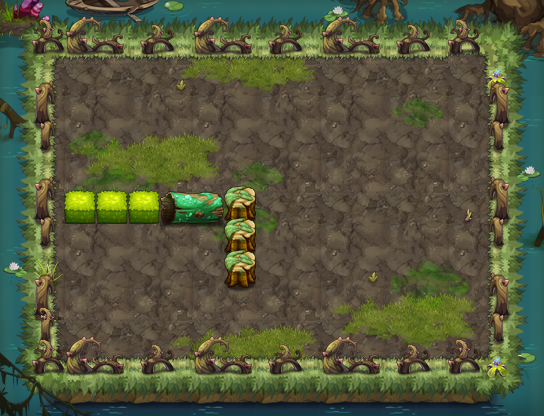

This is a level from a 2D game, rendered from its Tiled map with the project's own tilesets. A one-line summary and the map file follow, with tile-layer data summarised:
An orthogonal 17x13 tile map with 32x32 px tiles, 13 tile layers (PASS, 块层 10, 块层 11, 块层 12, ...) and 12 objects (8x TRAP, 3x srh3, PLAYER).

<map version="1.0" orientation="orthogonal" width="17" height="13" tilewidth="32" tileheight="32">
 <properties>
  <property name="DESTRY1" value="221" />
  <property name="DESTRY2" value="225" />
  <property name="DESTRY3" value="223" />
  <property name="DESTRY_COUNT" value="3" />
  <property name="EXP" value="560" />
  <property name="ITEM" value="D016" />
  <property name="MONEY" value="840" />
 </properties>
 <tileset firstgid="1" name="swzz" tilewidth="32" tileheight="32">
  <image source="swzz.png" width="500" height="1024" />
 </tileset>
 <layer name="PASS" width="17" height="13">
  <data>[221 cells, 113 non-empty, 17 distinct tile ids]</data>
 </layer>
 <layer name="块层 10" width="17" height="13">
  <data>[221 cells, 173 non-empty, 22 distinct tile ids]</data>
 </layer>
 <layer name="块层 11" width="17" height="13">
  <data>[221 cells, 64 non-empty, 32 distinct tile ids]</data>
 </layer>
 <layer name="块层 12" width="17" height="13">
  <data>[221 cells, 63 non-empty, 18 distinct tile ids]</data>
 </layer>
 <layer name="块层 2" width="17" height="13">
  <data>[221 cells, 104 non-empty, 8 distinct tile ids]</data>
 </layer>
 <layer name="块层 4" width="17" height="13">
  <data>[221 cells, 7 non-empty, 5 distinct tile ids]</data>
 </layer>
 <layer name="块层 3" width="17" height="13">
  <data>[221 cells, 63 non-empty, 15 distinct tile ids]</data>
 </layer>
 <layer name="块层 6" width="17" height="13">
  <data>[221 cells, 15 non-empty, 11 distinct tile ids]</data>
 </layer>
 <layer name="块层 13" width="17" height="13">
  <data>[221 cells, 56 non-empty, 5 distinct tile ids]</data>
 </layer>
 <layer name="SHELTER 10" width="17" height="13">
  <data>[221 cells, 15 non-empty, 5 distinct tile ids]</data>
 </layer>
 <layer name="SHELTER 7" width="17" height="13">
  <data>[221 cells, 1 non-empty, 1 distinct tile ids]</data>
 </layer>
 <layer name="SHELTER 6" width="17" height="13">
  <data>[221 cells, 1 non-empty, 1 distinct tile ids]</data>
 </layer>
 <layer name="SHELTER 5" width="17" height="13">
  <data>[221 cells, 6 non-empty, 4 distinct tile ids]</data>
 </layer>
 <objectgroup name="对象层 1" width="17" height="13">
  <object name="PLAYER" type="PLAYER" x="448" y="64" width="32" height="32" />
  <object name="srh3" x="96" y="288" width="32" height="32">
   <properties>
    <property name="lua_ai" value="monster_srh_ai" />
    <property name="quality" value="srh3.quality" />
   </properties>
  </object>
  <object name="srh3" x="96" y="96" width="32" height="32">
   <properties>
    <property name="lua_ai" value="monster_srh_ai" />
    <property name="quality" value="srh3.quality" />
   </properties>
  </object>
  <object name="zi_dan_right1" type="TRAP" x="256" y="224" width="32" height="32">
   <properties>
    <property name="trap_ani" value="poison_tree.actor" />
    <property name="trap_delay" value="2" />
    <property name="trap_id" value="0" />
    <property name="trap_script" value="trap(&quot;zi_dan_right1&quot;):setAtkPower(target(&quot;PLAYER&quot;):getHP()*0.1);trap(&quot;zi_dan_right1&quot;):turnRight(); trap(&quot;zi_dan_right1&quot;):getAI():getActions():addObject( AIUseSkill:create(   SkillLua:create(&quot;skill_0002&quot;)  )  );" />
    <property name="trap_start_mode" value="2" />
    <property name="trap_state" value="open" />
    <property name="trap_turn" value="right" />
   </properties>
  </object>
  <object name="srh3" x="416" y="288" width="32" height="32">
   <properties>
    <property name="lua_ai" value="monster_srh_ai" />
    <property name="quality" value="srh3.quality" />
   </properties>
  </object>
  <object name="bh1" type="TRAP" x="384" y="128" width="32" height="32">
   <properties>
    <property name="trap_ani" value="black_hole.actor" />
    <property name="trap_floor" value="true" />
    <property name="trap_id" value="2" />
    <property name="trap_sh" value="0.1" />
    <property name="trap_sw" value="0.1" />
   </properties>
  </object>
  <object name="bh1" type="TRAP" x="352" y="256" width="32" height="32">
   <properties>
    <property name="trap_ani" value="black_hole.actor" />
    <property name="trap_floor" value="true" />
    <property name="trap_id" value="2" />
    <property name="trap_sh" value="0.1" />
    <property name="trap_sw" value="0.1" />
   </properties>
  </object>
  <object name="xy1" type="TRAP" x="384" y="128" width="32" height="32">
   <properties>
    <property name="lua_ai" value="trap_mire_ai" />
    <property name="trap_sh" value="0.1" />
    <property name="trap_sw" value="0.1" />
   </properties>
  </object>
  <object name="xy1" type="TRAP" x="352" y="256" width="32" height="32">
   <properties>
    <property name="lua_ai" value="trap_mire_ai" />
    <property name="trap_sh" value="0.1" />
    <property name="trap_sw" value="0.1" />
   </properties>
  </object>
  <object name="pg1" type="TRAP" x="320" y="64" width="32" height="32">
   <properties>
    <property name="trap_ani" value="poison_ground.actor" />
    <property name="trap_floor" value="true" />
    <property name="trap_script" value="target(&quot;PLAYER&quot;):onDamage(target(&quot;PLAYER&quot;):getHP()*0.1,&quot;TRAP&quot;);" />
    <property name="trap_start_mode" value="0" />
   </properties>
  </object>
  <object name="pg1" type="TRAP" x="320" y="96" width="32" height="32">
   <properties>
    <property name="trap_ani" value="poison_ground.actor" />
    <property name="trap_floor" value="true" />
    <property name="trap_script" value="target(&quot;PLAYER&quot;):onDamage(target(&quot;PLAYER&quot;):getHP()*0.1,&quot;TRAP&quot;);" />
    <property name="trap_start_mode" value="0" />
   </properties>
  </object>
  <object name="pg1" type="TRAP" x="256" y="288" width="32" height="32">
   <properties>
    <property name="trap_ani" value="poison_ground.actor" />
    <property name="trap_floor" value="true" />
    <property name="trap_script" value="target(&quot;PLAYER&quot;):onDamage(target(&quot;PLAYER&quot;):getHP()*0.1,&quot;TRAP&quot;);" />
    <property name="trap_start_mode" value="0" />
   </properties>
  </object>
 </objectgroup>
</map>
